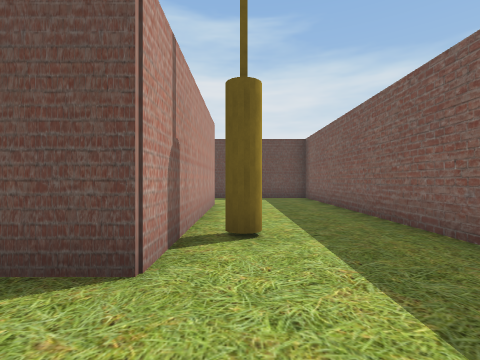
view 1 (above)

21 first-person views from a walk through a scene from a Unity 3-D project. The camera is 1.5 m above the floor, looks level and sees 85° across. The floor is counted in squares, 2 m on a side. Each view is taken from the middle of a square. On the plan, view 1 faces up. The plan holds only what a view shows up to about 9 squares ahead; the rest is blank.

view 2
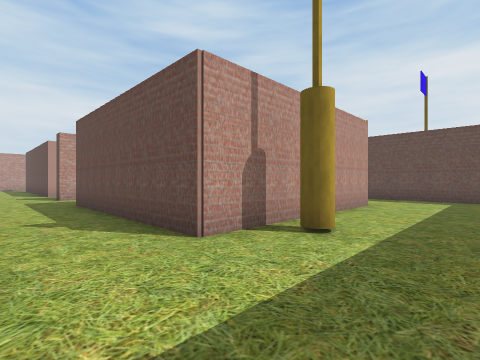

view 3
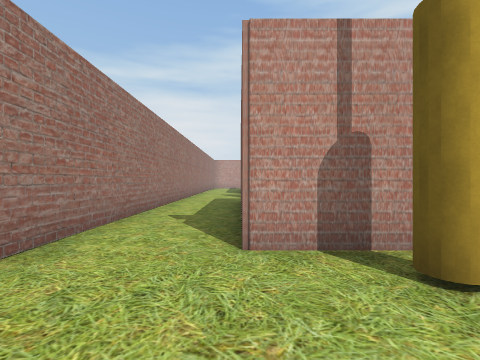

view 4
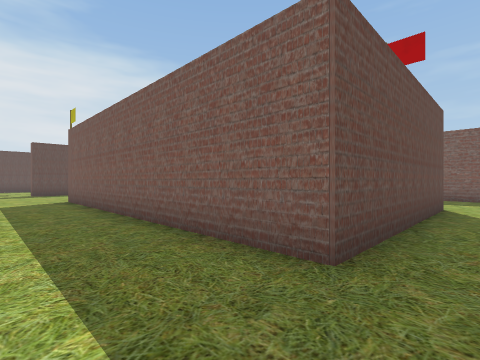

view 5
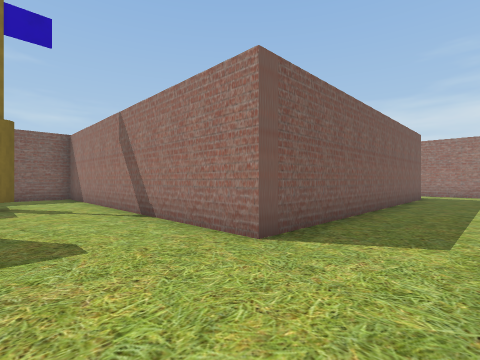

view 6
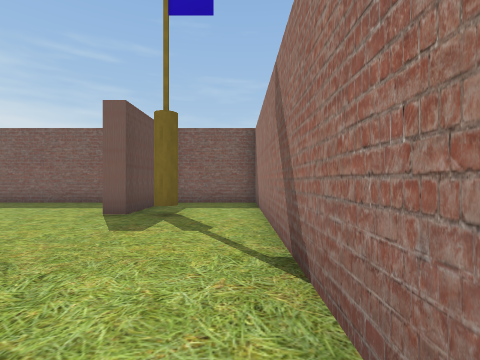

view 7
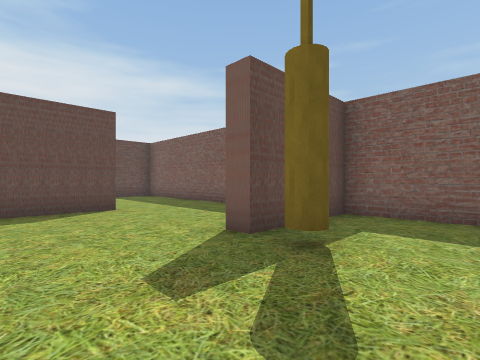

view 8
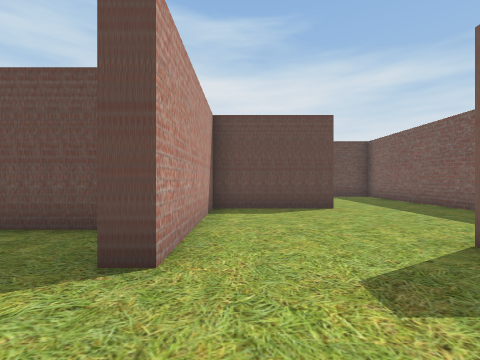

view 9
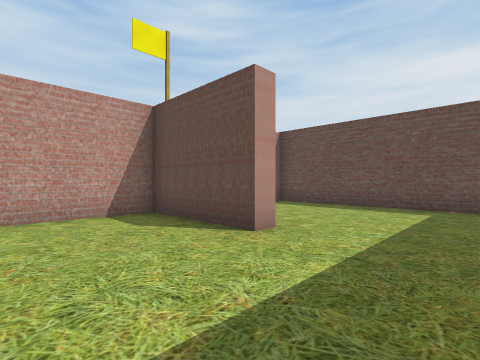

view 10
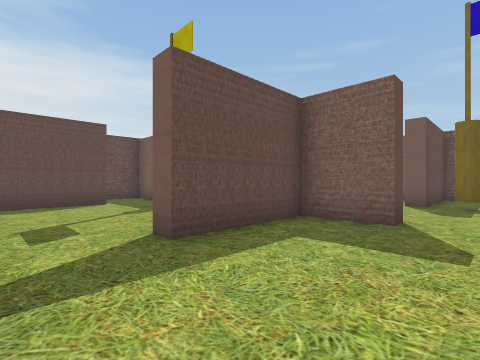

view 11
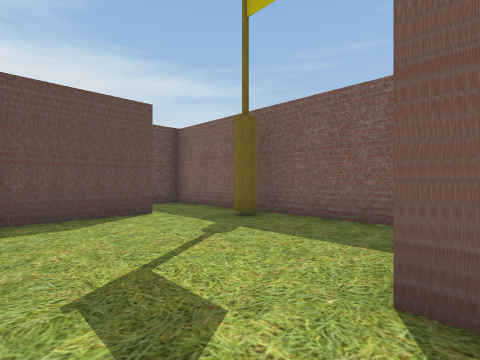

view 12
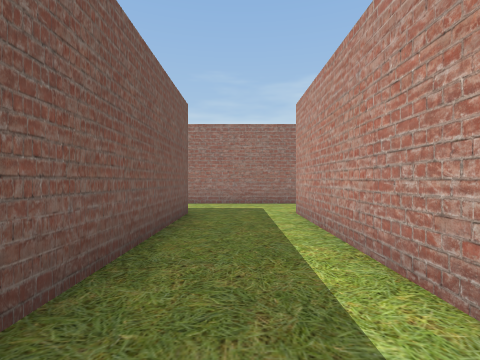

view 13
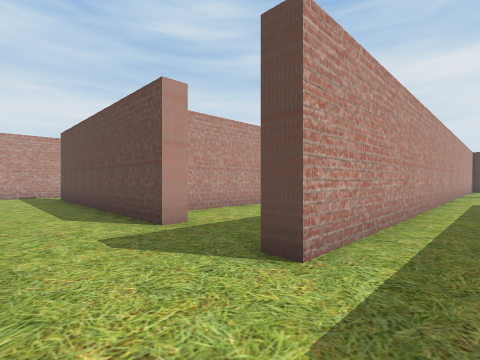

view 14
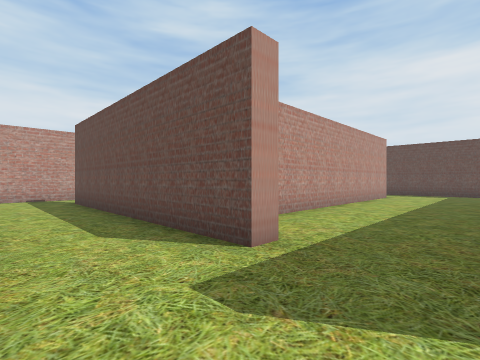

view 15
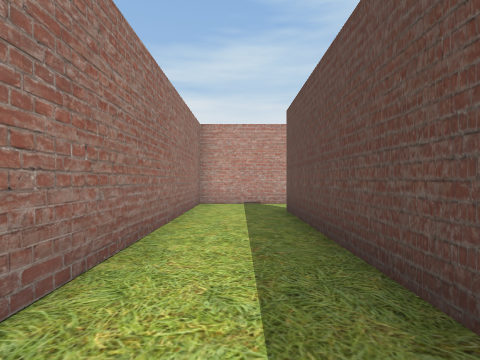

view 16
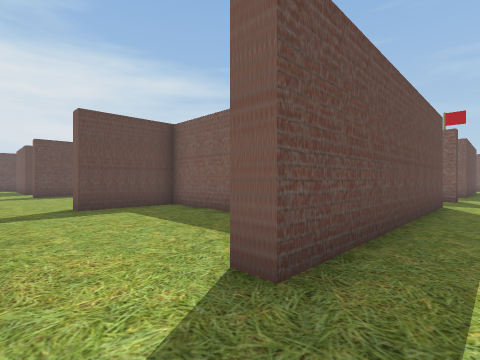

view 17
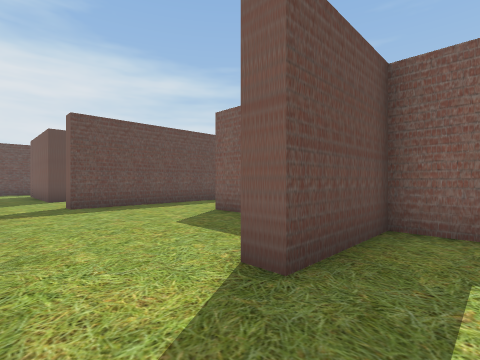

view 18
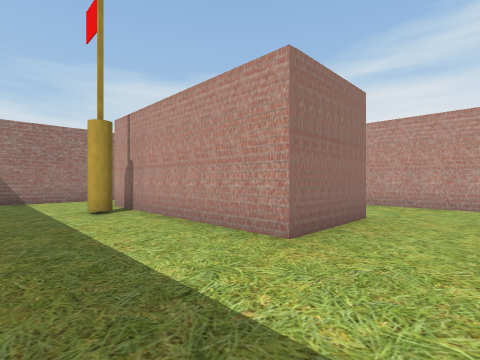

view 19
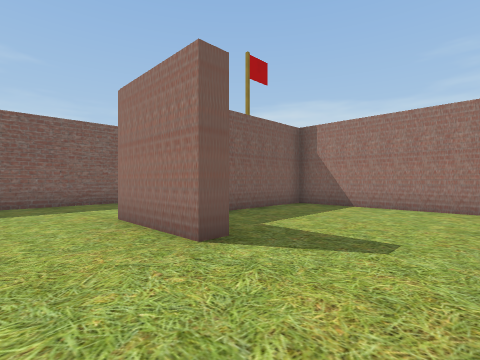

view 20
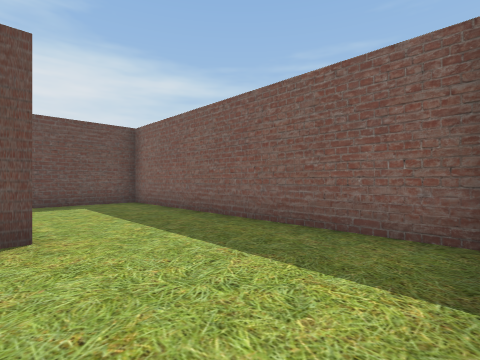

view 21
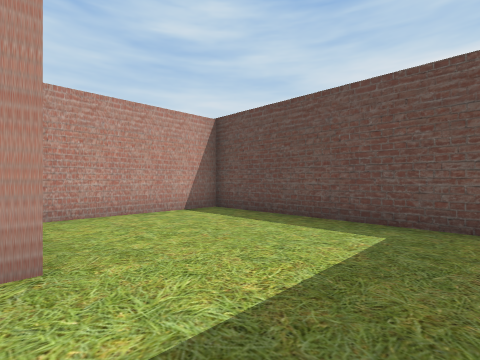

### Floor plan
Points are (right, up) in squares from view 1. A wall is a line through its corners. A room is listed if a view was taken in it or the views show most of it. See-through windows are left out.
Room 1 (views 1, 2, 3, 4, 5, 6, 7, 8, 9, 10, 11, 12, 13, 14, 15, 16, 18, 20, 21)
walls: (-0.8, 8.1) (-0.8, 2.2) (-6.8, 2.2) (-6.8, 11.5) (2.4, 11.5); (-9.3, 11.4) (-9.3, 2.2) (-9.8, 2.2) (-9.8, 2.5); (1.6, 11) (0.2, 11); (2.8, 11.4) (2.8, 14.5) (-0.3, 14.5) (-0.3, 15); (2.8, 15.1) (2.8, 23.7) (-3.7, 23.7) (-3.7, 19.8); (-0.6, 19.4) (-0.6, 18.9) (-3.7, 18.9) (-3.7, 14.2) (-4.2, 14.2) (-4.2, 15.9) (-7.3, 15.9) (-7.3, 16.5); (-12, 2.8) (-12, 2.2) (-19.5, 2.2); (2.8, 1.5) (2.8, 9.6); (-9.8, -0.2) (1.6, -0.2); (-21.2, 1.5) (-21.2, -0.2) (-14.2, -0.2)
ways out: opening at (-20.5, 2) to room 2; opening at (0.7, 9) to room 3; opening at (-11, 3); opening at (-8.5, 16)
objects: cylinder (0, 3); cylinder (0, 14)
Room 2 (view 17)
walls: (-16.7, 5.6) (-16.7, 8.2) (-19.3, 8.2) (-19.3, 8.8); (-19.5, 2.2) (-19.5, 2.8); (-21.2, 2.5) (-21.2, 1.5)
ways out: opening at (-20.5, 2) to room 1; opening at (-20.5, 8)
Room 3 (view 19)
walls: (-3.4, 7.5) (-3.4, 8.1) (-0.8, 8.1); (-6.3, 9.8) (-6.3, 7); (-5.8, 2.5) (-1.3, 2.5) (-1.3, 5.8)
ways out: opening at (0.7, 9) to room 1

Where each view was taken, in squares from view 1:
view 1: 0 up, 0 right, facing up
view 2: 0 up, 2 right, facing up-left
view 3: 2 up, 2 right, facing left
view 4: 1 up, 9 left, facing up-right
view 5: 14 up, 9 left, facing down-right
view 6: 12 up, 6 left, facing right
view 7: 12 up, 3 left, facing up-right
view 8: 12 up, 3 left, facing up
view 9: 16 up, 2 right, facing up-left
view 10: 13 up, 9 left, facing up-right
view 11: 16 up, 9 left, facing up-right
view 12: 8 up, 8 left, facing down
view 13: 0 up, 8 left, facing up-left
view 14: 0 up, 10 left, facing up-left
view 15: 1 up, 13 left, facing left
view 16: 1 up, 21 left, facing up-right
view 17: 7 up, 21 left, facing up-right
view 18: 10 up, 2 right, facing down-left
view 19: 10 up, 6 left, facing down-right
view 20: 15 up, 1 left, facing up-right
view 21: 19 up, 2 right, facing up-left
